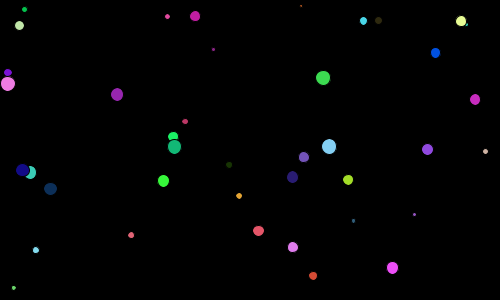
Frame 1 (no input)
Frame 60 (the mouse pressed at the canvas centre just before this capture): identical to frame 1, image omitted
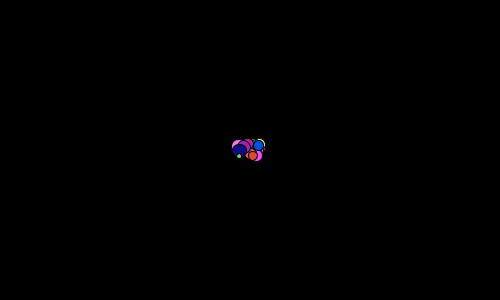
Frame 120 (the mouse held since frame 60 and released just before this capture)

The Processing sketch that drew these frames (run headless with seeded random() and noise(); from frame 60 on, the mouse is pressed at the canvas centre):

// Processing sketch: star_many
// ── star_many.pde
Ball[] ball = new Ball[40];

void setup() {
  size(500, 300);
  for (int i=0; i<ball.length; i++) {
    ball[i] = new Ball(width, height);
    //width*1/2, height*1/4, width*1/15);
  }
}

void draw () {
  background(0);
  for (int i=0; i<ball.length; i++) {
    ball[i].step();
    ball[i].draw();
  }
}
void keyPressed () {
}

void mousePressed () {
  for (int i=0; i<ball.length; i++) {
    ball[i].targetX = mouseX;
    ball[i].targetY = mouseY;
  }
}

// ── ball.pde
class Ball {
  float x;
  float y;
  float diameter;
  color colour;
  float targetX;
  float targetY;

  Ball(float xParameter, float yParameter) {
    this.x = random(width);
    this.y = random(height);
    this.diameter = random (width*1/150, width*1/30);
    println(diameter);
    int r = abs ( int (random(0-256))); 
    int b = abs ( int (random(0-256)));
    int g = abs ( int (random(0-256)));
    colour = color(r, b, g);
    targetX = x;
    targetY = y;
  }//End Constructor

  void step() {
    if (x < targetX) {
      x += abs(targetX-x)/20;
    } else {
      x -= abs(targetX-x)/20; 
    }
    if (y < targetY) {
      y += abs(targetY-y)/20;
    } else {
      y -= abs(targetY-y)/20;
    }
  }

  void draw () {
    fill (colour);
    ellipse(x, y, diameter, diameter);
  }
}
